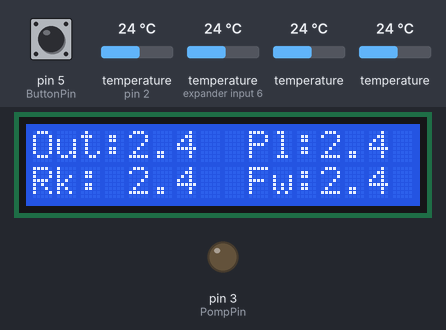
Bench run of a sketch on a simulated Arduino Uno, built with avr-gcc and run on an emulated ATmega328P. On the bench: 16×2 character LCD, output pins drawn as LEDs (lit = HIGH). The test bench sets the inputs (shaded band); at power-on: pin 5 (ButtonPin) HIGH, temperature 24 °C, temperature (sensors on pin 2, expander input 6) 24 °C. What the sketch prints to the serial monitor is not drawn.

Above: at 1.2 s.
1.3 s: pin 5 (ButtonPin) pulled LOW for 1.05 s
At 3.7 s:
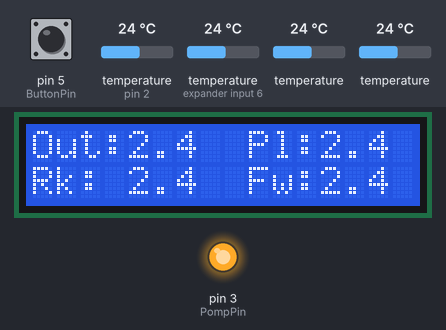
4.8 s: pin 5 (ButtonPin) pulled LOW for 1.05 s
At 9.4 s:
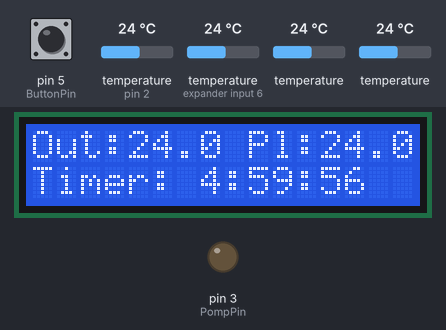
9.6 s: pin 5 (ButtonPin) pulled LOW for 3.2 s
At 12.5 s:
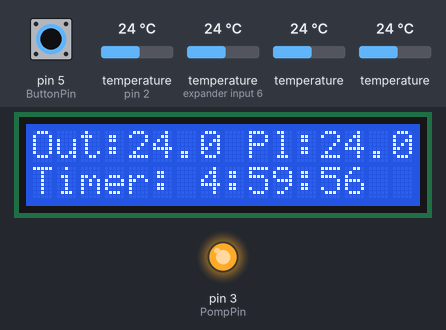
14.3 s: pin 5 (ButtonPin) pulled LOW for 1.05 s
At 18.4 s:
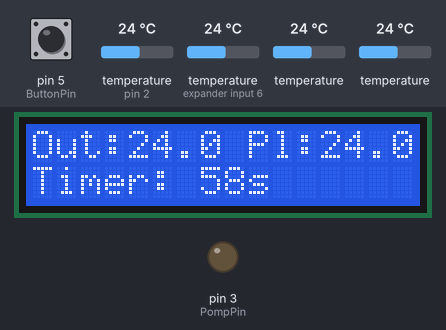
18.7 s: temperature (sensor 202) set to 12 °C
22.4 s: temperature (sensor 302) set to 12 °C
At 26.7 s:
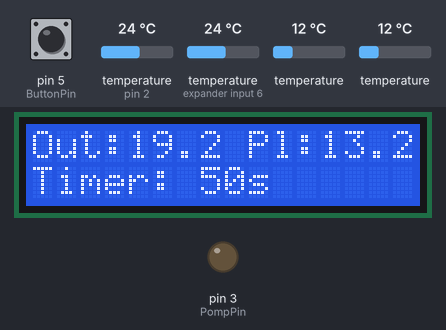
Timing chart, 0 to 27.1 s (numbered marks = the images above; inputs shaded):
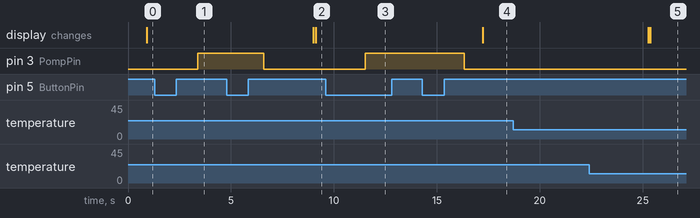

Measured:
- after the input at 1.3 s, pin 3 (PompPin): LOW → HIGH after 2.1 s
- after the input at 4.8 s, pin 3 (PompPin): HIGH → LOW after 1.8 s; the display: first differs from a run without the input after 4.3 s (image 2)
- after the input at 9.6 s, pin 3 (PompPin): LOW → HIGH after 1.9 s
- after the input at 14.3 s, pin 3 (PompPin): HIGH → LOW after 2.0 s; the display: changes after 2.9 s (image 4)
- after the input at 18.7 s, every drawn part: stays the same

The sketch:

zwembad2.ino
```cpp
/********************************************************************/
// First we include the libraries
#include <Wire.h>
#include <OneWire.h>
#include <DallasTemperature.h>
#include <LiquidCrystal_I2C.h>


/********************************************************************/
// Data wire is plugged into pin 2 on the Arduino
#define ONE_WIRE_BUS 2
/********************************************************************/
// Setup a oneWire instance to communicate with any OneWire devices
// (not just Maxim/Dallas temperature ICs)
OneWire oneWire(ONE_WIRE_BUS);
/********************************************************************/
// Pass our oneWire reference to Dallas Temperature.
DallasTemperature sensors(&oneWire);
/********************************************************************/
// Set the LCD address to 0x38 for a 16 chars and 2 line display
LiquidCrystal_I2C lcd(0x38, 16, 2);
/********************************************************************/


int PompPin = 3;
int ButtonPin = 5;

boolean buttonActive = false;
boolean longPressActive = false;
long buttonTimer = 0;
long longPressTime = 500;
long tijd_display = 0;

boolean ShortOverRule = false;
unsigned long ShortOverRuleTimer;
long ShortOverRuleTime = 60000;

boolean LongOverRule = false;
unsigned long LongOverRuleTimer;
long LongOverRuleTime = 18000000;


float TempFlowOut;
float TempPool;
float TempOutdoor;
float TempTopRack;


float GemTempFlowOut;
float GemTempPool;
float GemTempOutdoor;
float GemTempTopRack;


int ArrayElements = 10;


float TempFlowOutArray[10];
float TempPoolArray[10];
float TempOutdoorArray[10];
float TempTopRackArray[10];


float TempDelta = 5.00;
float MaxTempPool = 24.00;


int TimerMax = 1000;
int Timer = TimerMax-ArrayElements-ArrayElements;
int Timer2 = 0;
int ArrayCounter =  0;

int Wacht =0;


boolean PompAan = false;

String Message;

void setup(void)
{
 // start serial port
 Serial.begin(19200);


 // initialize the LCD
 lcd.begin();
 // Turn on the blacklight and print a message.
 lcd.backlight();

 // Start up the library
 sensors.begin();


 pinMode(PompPin, OUTPUT);
 pinMode(ButtonPin, INPUT);
 digitalWrite(ButtonPin, HIGH); //activate arduino internal pull up
}


void loop(void)
{
 // call sensors.requestTemperatures() to issue a global temperature
 // request to all devices on the bus
/********************************************************************/

 sensors.requestTemperatures(); // Send the command to get temperature readings

/********************************************************************/


   //Vraag temperatuur op aan de sensors

   TempPoolArray[ArrayCounter] = sensors.getTempCByIndex(2);
   if ( TempPoolArray[ArrayCounter] < -100 )  // Als er een foute waarde wordt gelezen (-128) dan pak de gemiddelde waarde van de vorige metingen
   {
      TempPoolArray[ArrayCounter] = TempPool;
   }

   TempFlowOutArray [ArrayCounter] = sensors.getTempCByIndex(1);
   if ( TempFlowOutArray [ArrayCounter] < -100 )
   {
      TempFlowOutArray [ArrayCounter] = TempFlowOut;
   }

   TempOutdoorArray[ArrayCounter] = sensors.getTempCByIndex(3);
   if ( TempOutdoorArray[ArrayCounter] < -100)
   {
      TempOutdoorArray[ArrayCounter] = TempOutdoor;
   }

   TempTopRackArray[ArrayCounter] = sensors.getTempCByIndex(0);
   if ( TempTopRackArray[ArrayCounter] < -100 )
   {
      TempTopRackArray[ArrayCounter] = TempTopRack;
   }


   ArrayCounter++;
   if (ArrayCounter == ArrayElements)
   {
      ArrayCounter=0;
   }
   TempPool =0;

   for (int i = 0; i < ArrayElements; i++)
   {
      TempPool = TempPool + TempPoolArray[i];
   }
   TempPool = TempPool / ArrayElements;

   TempFlowOut =0;
   for (int i = 0; i < ArrayElements; i++)
   {
      TempFlowOut = TempFlowOut + TempFlowOutArray[i];
   }
   TempFlowOut = TempFlowOut  / ArrayElements;

   TempTopRack =0;
   for (int i = 0; i < ArrayElements; i++)
   {
      TempTopRack = TempTopRack + TempTopRackArray[i];
   }
   TempTopRack = TempTopRack / ArrayElements;
   TempOutdoor =0;
   for (int i = 0; i < ArrayElements; i++)
   {
      TempOutdoor = TempOutdoor + TempOutdoorArray[i];
   }
   TempOutdoor = TempOutdoor / ArrayElements;


 if ((!ShortOverRule) && (!LongOverRule))
 {
   if (TempPool > MaxTempPool)
   {
       //Serial.println("Info: ZwembadTemp hoger dan 24 graden");
       if ( (TempPool - TempOutdoor) > TempDelta )
       {
           Message="   Pomp aan: Zwembad is 5 graden warmer dan de buitenlucht --> afkoelen";
           PompAan=true;
       }
       else
       {
           Message="   Pomp uit: Buitentemperatuur te hoog, kan niet afkoelen";
           PompAan=true;
       }
   }
   else
   {
       //Serial.println("Info: ZwembadTemp lager dan 24 graden");
        if ((TempTopRack-TempPool) > TempDelta)
        {
            Message="   Pomp aan: Verwarming op dak is 5 graden warmer dan het zwembadwater";
            PompAan=true;
        }
        else
        {
            Message="   Pomp uit: Verwarming op dak NIET 5 graden warmer dan het zwembadwater";
            PompAan=false;
        }
   }
 }

   if (Wacht == 0)
   {
     for(int i = 0; i <= 13; i++)
     {
          Serial.println(" ");
     }

     //for (int i = 0; i < ArrayElements; i++)
     //{
     // Serial.print(TempPoolArray[i]);
     // Serial.print(" ");
     //}
     //Serial.println(" ");

     Serial.print("  TempOutdoor: ");
     Serial.print(TempOutdoor);
     lcd.setCursor(0,0); //First line
     lcd.print("Out:");
     lcd.print(TempOutdoor,1);

     Serial.print("TempPool: ");
     Serial.print(TempPool);
     lcd.setCursor(9,0); //First line
     lcd.print("Pl:");
     lcd.print(TempPool,1);

     Serial.print("  TempTopRack: ");
     Serial.print(TempTopRack);
     if (!ShortOverRule && !LongOverRule)
     {
        lcd.setCursor(0,1); //Second line
        lcd.print("Rk: ");
        lcd.print(TempTopRack,1);
     }


     Serial.print("  TempFlowOut: ");
     Serial.print(TempFlowOut);
     if (!ShortOverRule && !LongOverRule)
     {
       lcd.setCursor(9,1); //Second line
       lcd.print("Fw:");
       lcd.print(TempFlowOut,1);
     }

     Serial.print("  Timer: ");
     Serial.print(Timer);
     Serial.print("/");
     Serial.println(TimerMax);

     Serial.println(Message);


     Serial.print("ShortOverRule = ");
     Serial.print(ShortOverRule);
     if (ShortOverRule)
     {
       Serial.print(" Timer = ");
       Serial.print( (ShortOverRuleTime - (millis() - ShortOverRuleTimer)) /1000);
       lcd.setCursor(0,1); //Second line
       lcd.print("Timer: ");
       lcd.print((ShortOverRuleTime - (millis() - ShortOverRuleTimer)) /1000);
       lcd.print("s       ");
     }
     Serial.print(" LongOverRule = ");
     Serial.print(LongOverRule);
     if (LongOverRule)
     {
       Serial.print(" Timer = ");
       long RemainingTimeSeconds = (LongOverRuleTime - (millis() - LongOverRuleTimer)) / 1000;
       int Uren = RemainingTimeSeconds  / 3600;
       int Minuten = (RemainingTimeSeconds - (3600 * Uren)) / 60;
       int Seconden = RemainingTimeSeconds - (3600 * Uren) - (60 * Minuten);
       Serial.print( RemainingTimeSeconds);
       Serial.print(" ");
       Serial.print(Uren);
       Serial.print(":");
       Serial.print(Minuten);
       Serial.print(":");
       Serial.println(Seconden);

       tijd_display++;
       if ( tijd_display  < 5)
       {
         tijd_display++;
         lcd.setCursor(0,1); //Second line
         lcd.print("Timer: ");
         lcd.print(Uren);
         lcd.print(":");
         lcd.print(Minuten);
         lcd.print(":");
         lcd.print(Seconden);
         lcd.print("   ");
       }
       else
       {
         if ( tijd_display  > 5)
         {
            tijd_display=0;
         }
         lcd.setCursor(0,1); //Second line
         lcd.print("Rk: ");
         lcd.print(TempTopRack,1);
         lcd.print(" ");
         lcd.setCursor(9,1); //Second line
         lcd.print("Fw:");
         lcd.print(TempFlowOut,1);
       }
      }


   }
   Wacht++;
   if (Wacht == 10)
   {
     Wacht = 0;
   }


   //Om te voorkomen dat de pomp continue aan en uit gaat wordt er pas een beslissing genomen als de timer verlopen is
   Timer++;
   if ((Timer>TimerMax) || (ShortOverRule) || (LongOverRule))
   {
      if (PompAan)
      {
        //Serial.println("Pomp Aangeschakeld");
        digitalWrite(PompPin, HIGH);
      }
      else
      {
        //Serial.println("Pomp Uitgeschakeld");
        digitalWrite(PompPin, LOW);
      }
      Timer=0;
   }

   //Voor handmatig de pomp aan en uit zetten en een wachtlus te creeeren:

      //Als de knop wordt ingedrukt
      if (digitalRead(ButtonPin)==LOW)
      {
          if (buttonActive == false)
          {
            buttonActive = true;
            buttonTimer = millis();
          }

          if ((millis() - buttonTimer > longPressTime) && (longPressActive == false))
          {
            longPressActive = true;
            Serial.println("Knop lang gedrukt");
            LongOverRule = true;
            LongOverRuleTimer = millis();
            PompAan = !PompAan;
          }
      }
      else
      {
        if (buttonActive == true)
        {
          if (longPressActive == true)
          {
            longPressActive = false;
          }
          else
          {
            Serial.println("Knop kort gedrukt");
            ShortOverRule = true;
            LongOverRule = false;
            ShortOverRuleTimer = millis();
            PompAan = !PompAan;
          }
          buttonActive = false;
        }
      }

      if ( (millis() - ShortOverRuleTimer) > ShortOverRuleTime)
      {
        ShortOverRule = false;
      }

      if ( (millis() - LongOverRuleTimer) > LongOverRuleTime)
      {
        LongOverRule = false;
      }
      //Serial.println(ShortOverRule);

      Timer2 = 0;
      //delay(1000);


}
```
